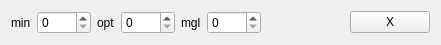
<?xml version="1.0" encoding="UTF-8"?>
<ui version="4.0">
 <class>SpringControlWidget</class>
 <widget class="QWidget" name="SpringControlWidget">
  <property name="geometry">
   <rect>
    <x>0</x>
    <y>0</y>
    <width>441</width>
    <height>45</height>
   </rect>
  </property>
  <property name="sizePolicy">
   <sizepolicy hsizetype="Minimum" vsizetype="Fixed">
    <horstretch>0</horstretch>
    <verstretch>0</verstretch>
   </sizepolicy>
  </property>
  <property name="windowTitle">
   <string>Form</string>
  </property>
  <layout class="QHBoxLayout" name="horizontalLayout">
   <item>
    <widget class="QLabel" name="label">
     <property name="text">
      <string>min</string>
     </property>
    </widget>
   </item>
   <item>
    <widget class="QSpinBox" name="spinBox">
     <property name="maximum">
      <number>1000</number>
     </property>
    </widget>
   </item>
   <item>
    <widget class="QLabel" name="label_2">
     <property name="text">
      <string>opt</string>
     </property>
    </widget>
   </item>
   <item>
    <widget class="QSpinBox" name="spinBox_2">
     <property name="maximum">
      <number>1000</number>
     </property>
    </widget>
   </item>
   <item>
    <widget class="QLabel" name="label_3">
     <property name="text">
      <string>mgl</string>
     </property>
    </widget>
   </item>
   <item>
    <widget class="QSpinBox" name="spinBox_3">
     <property name="maximum">
      <number>1000</number>
     </property>
    </widget>
   </item>
   <item>
    <spacer name="horizontalSpacer">
     <property name="orientation">
      <enum>Qt::Horizontal</enum>
     </property>
     <property name="sizeHint" stdset="0">
      <size>
       <width>73</width>
       <height>20</height>
      </size>
     </property>
    </spacer>
   </item>
   <item>
    <widget class="QPushButton" name="pushButton">
     <property name="enabled">
      <bool>true</bool>
     </property>
     <property name="sizePolicy">
      <sizepolicy hsizetype="Preferred" vsizetype="Fixed">
       <horstretch>0</horstretch>
       <verstretch>0</verstretch>
      </sizepolicy>
     </property>
     <property name="text">
      <string>X</string>
     </property>
    </widget>
   </item>
  </layout>
 </widget>
 <resources/>
 <connections>
  <connection>
   <sender>pushButton</sender>
   <signal>clicked()</signal>
   <receiver>SpringControlWidget</receiver>
   <slot>deleteLater()</slot>
   <hints>
    <hint type="sourcelabel">
     <x>389</x>
     <y>22</y>
    </hint>
    <hint type="destinationlabel">
     <x>220</x>
     <y>22</y>
    </hint>
   </hints>
  </connection>
 </connections>
</ui>
